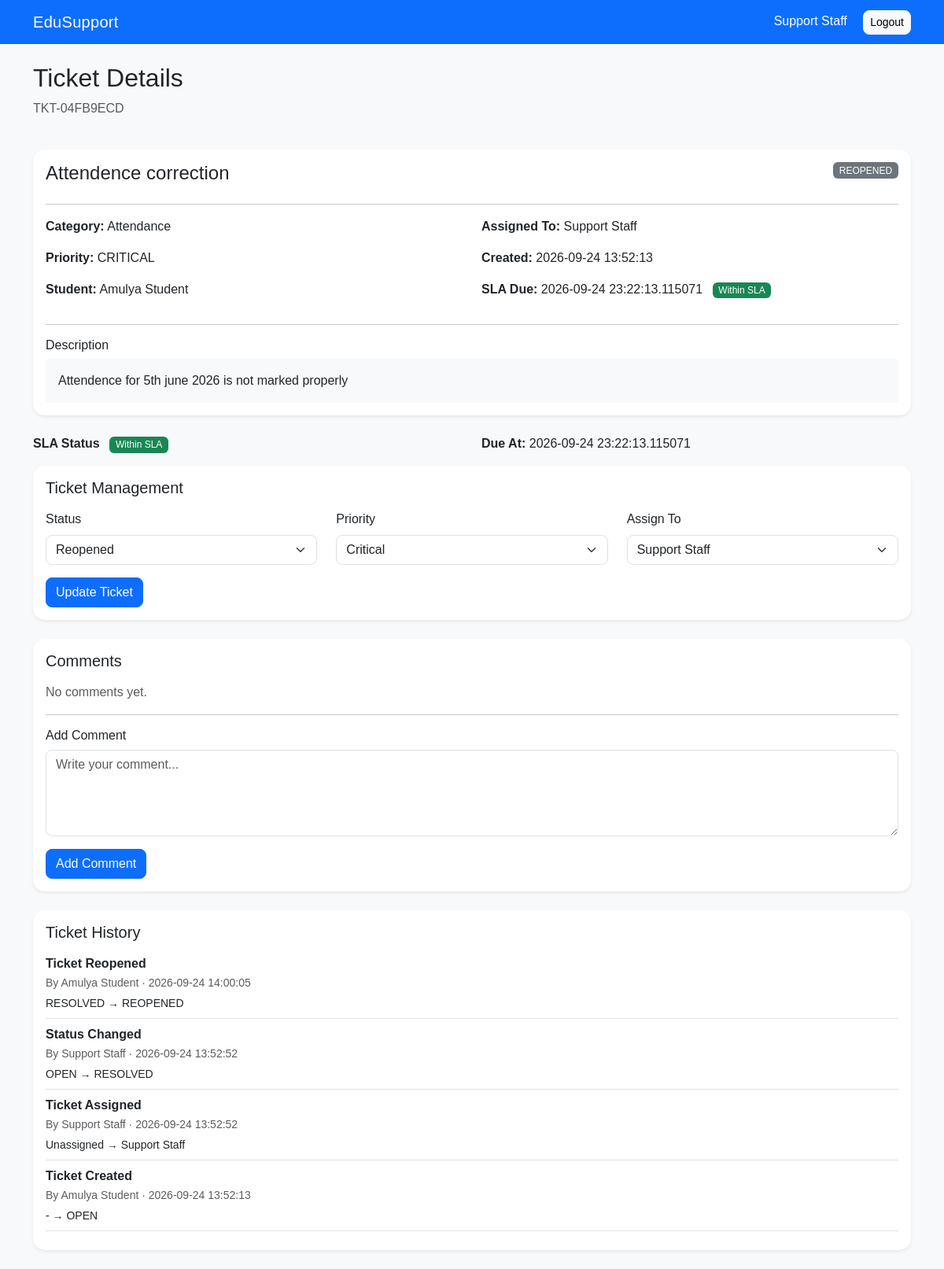
The app's page /ticket/1 (signed in) with its own data.
### tables this page shows
CREATE TABLE tickets (
    id INTEGER PRIMARY KEY AUTOINCREMENT,
    ticket_number TEXT UNIQUE NOT NULL,
    student_id INTEGER NOT NULL,
    category TEXT NOT NULL,
    subject TEXT NOT NULL,
    description TEXT NOT NULL,
    priority TEXT NOT NULL,
    status TEXT DEFAULT 'OPEN',
    assigned_to INTEGER,
    created_at TIMESTAMP DEFAULT CURRENT_TIMESTAMP,
    due_at TIMESTAMP,
    resolved_at TIMESTAMP,
    closed_at TIMESTAMP,
    FOREIGN KEY(student_id) REFERENCES users(id),
    FOREIGN KEY(assigned_to) REFERENCES users(id)
);

CREATE TABLE users (
    id INTEGER PRIMARY KEY AUTOINCREMENT,
    name TEXT NOT NULL,
    email TEXT UNIQUE NOT NULL,
    password TEXT NOT NULL,
    role TEXT NOT NULL,
    department TEXT,
    created_at TIMESTAMP DEFAULT CURRENT_TIMESTAMP
);

CREATE TABLE ticket_history (
    id INTEGER PRIMARY KEY AUTOINCREMENT,
    ticket_id INTEGER,
    user_id INTEGER,
    action TEXT,
    old_value TEXT,
    new_value TEXT,
    created_at TIMESTAMP DEFAULT CURRENT_TIMESTAMP
);

### app.py (the view, shortened to what this page needs)
@app.route("/ticket/<int:ticket_id>", methods=["GET", "POST"])
def ticket_detail(ticket_id):
    if "user_id" not in session:
        return redirect(url_for("login"))
    conn = get_db()
    ticket = conn.execute("""
        SELECT
            t.*,
            u.name AS student_name,
            s.name AS assigned_name
        FROM tickets t
        JOIN users u
            ON t.student_id = u.id
        LEFT JOIN users s
            ON t.assigned_to = s.id
        WHERE t.id = ?
    """, (ticket_id,)).fetchone()
    if not ticket:
        conn.close()
        return "Ticket not found", 404
    if session["role"] == "STUDENT":
        if ticket["student_id"] != session["user_id"]:
            conn.close()
            return "Access denied", 403
    comments = conn.execute("""
        SELECT
            tc.*,
            u.name AS user_name,
            u.role
        FROM ticket_comments tc
        JOIN users u
            ON tc.user_id = u.id
        WHERE tc.ticket_id = ?
        ORDER BY tc.created_at ASC
    """, (ticket_id,)).fetchall()
    history = conn.execute("""
        SELECT
            th.*,
            u.name AS user_name
        FROM ticket_history th
        JOIN users u
            ON th.user_id = u.id
        WHERE th.ticket_id = ?
        ORDER BY th.created_at DESC
    """, (ticket_id,)).fetchall()
    from datetime import datetime
    sla_breached = False
    if ticket["due_at"]:
        due_date = datetime.fromisoformat(ticket["due_at"])
        if (
            due_date < datetime.now()
            and ticket["status"] not in ["RESOLVED", "CLOSED"]
        ):
            sla_breached = True
    staff_users = conn.execute("""
        SELECT
            id,
            name,
            email
        FROM users
        WHERE role = 'STAFF'
        ORDER BY name
    """).fetchall()
    conn.close()
    return render_template(
        "ticket_detail.html",
        ticket=ticket,
        comments=comments,
        history=history,
        sla_breached=sla_breached,
        staff_users=staff_users
    )

### app.py (called while the page is built)
def get_db():
    conn = sqlite3.connect(DATABASE)
    conn.row_factory = sqlite3.Row
    return conn

### templates/ticket_detail.html (shortened to what this page needs)
<!DOCTYPE html>
<html>
<head>
    <link
        href="https://cdn.jsdelivr.net/npm/bootstrap@5.3.3/dist/css/bootstrap.min.css"
        rel="stylesheet">
    <link
        rel="stylesheet"
        href="{{ url_for('static', filename='style.css') }}">
</head>
<body class="bg-light">
<nav class="navbar navbar-dark bg-primary">
    <div class="container">
        <span class="navbar-brand">
            EduSupport
        </span>
        <div>
            <span class="text-white me-3">
                {{ session["name"] }}
            </span>
            <a
                href="{{ url_for('logout') }}"
                class="btn btn-light btn-sm">
                Logout
            </a>
        </div>
    </div>
</nav>
<div class="container mt-4">
    <div class="d-flex justify-content-between align-items-center mb-4">
        <div>
            <h2>Ticket Details</h2>
            <p class="text-muted">
                {{ ticket["ticket_number"] }}
            </p>
        </div>
    </div>
    <div class="card shadow-sm border-0 mb-4">
        <div class="card-body">
            <div class="d-flex justify-content-between">
                <h4>
                    {{ ticket["subject"] }}
                </h4>
                {% if ticket["status"] == "OPEN" %}
                    <span class="badge bg-primary align-self-start">
                        OPEN
                    </span>
                {% elif ticket["status"] == "ASSIGNED" %}
                    <span class="badge bg-info align-self-start">
                        ASSIGNED
                    </span>
                {% elif ticket["status"] == "IN_PROGRESS" %}
                    <span class="badge bg-warning text-dark align-self-start">
                        IN PROGRESS
                    </span>
                {% elif ticket["status"] == "PENDING" %}
                    <span class="badge bg-warning text-dark align-self-start">
                        PENDING
                    </span>
                {% elif ticket["status"] in ["RESOLVED", "CLOSED"] %}
                    <span class="badge bg-success align-self-start">
                        {{ ticket["status"] }}
                    </span>
                {% else %}
                    <span class="badge bg-secondary align-self-start">
                        {{ ticket["status"] }}
                    </span>
                {% endif %}
            </div>
            <hr>
            <div class="row">
                <div class="col-md-6">
                    <p>
                        <strong>Category:</strong>
                        {{ ticket["category"] }}
                    </p>
                    <p>
                        <strong>Priority:</strong>
                        {{ ticket["priority"] }}
                    </p>
                    <p>
                        <strong>Student:</strong>
                        {{ ticket["student_name"] }}
                    </p>
                </div>
                <div class="col-md-6">
                    <p>
                        <strong>Assigned To:</strong>
                        {% if ticket["assigned_name"] %}
                            {{ ticket["assigned_name"] }}
                        {% else %}
                            <span class="text-muted">
                                Not assigned
                            </span>
                        {% endif %}
                    </p>
                    <p>
                        <strong>Created:</strong>
                        {{ ticket["created_at"] }}
                    </p>
                    <p>
                        <strong>SLA Due:</strong>
                        {{ ticket["due_at"] }}
                        {% if sla_breached %}
                            <span class="badge bg-danger ms-2">
                                SLA BREACHED
                            </span>
                        {% else %}
                            <span class="badge bg-success ms-2">
                                Within SLA
                            </span>
                        {% endif %}
                    </p>
                </div>
            </div>
            <hr>
            <h6>Description</h6>
            <div class="bg-light p-3 rounded">
                {{ ticket["description"] }}
            </div>
        </div>
    </div>
<div class="row mb-3">
    <div class="col-md-6">
        <strong>SLA Status</strong>
        {% if sla_breached %}
            <span class="badge bg-danger ms-2">
                SLA BREACHED
            </span>
        {% else %}
            <span class="badge bg-success ms-2">
                Within SLA
            </span>
        {% endif %}
    </div>
    <div class="col-md-6">
        <strong>Due At:</strong>
        {{ ticket["due_at"] }}
    </div>
</div>
{% if session["role"] in ["STAFF", "ADMIN"] %}
<div class="card shadow-sm border-0 mb-4">
    <div class="card-body">
        <h5 class="mb-3">
            Ticket Management
        </h5>
        <form
            method="POST"
            action="{{ url_for('update_ticket', ticket_id=ticket['id']) }}">
            <div class="row">
                <div class="col-md-4 mb-3">
                    <label class="form-label">
                        Status
                    </label>
                    <select
                        name="status"
                        class="form-select">
                        <option
                            value="REOPENED"
                            {% if ticket["status"] == "REOPENED" %}selected{% endif %}>
                            Reopened
                        </option>
                    </select>
                </div>
                <div class="col-md-4 mb-3">
                    <label class="form-label">
                        Priority
                    </label>
                    <select
                        name="priority"
                        class="form-select">
                        <option
                            value="CRITICAL"
                            {% if ticket["priority"] == "CRITICAL" %}selected{% endif %}>
                            Critical
                        </option>
                    </select>
                </div>
                <div class="col-md-4 mb-3">
                    <label class="form-label">
                        Assign To
                    </label>
                    <select
                        name="assigned_to"
                        class="form-select">
                        {% for staff in staff_users %}
                            <option
                                value="{{ staff['id'] }}"
                                {% if ticket["assigned_to"] == staff["id"] %}selected{% endif %}>
                                {{ staff["name"] }}
                            </option>
                        {% endfor %}
                    </select>
                </div>
            </div>
            <button
                type="submit"
                class="btn btn-primary">
                Update Ticket
            </button>
        </form>
    </div>
</div>
{% endif %}
<div class="card shadow-sm border-0 mb-4">
    <div class="card-body">
        <h5 class="mb-3">
            Comments
        </h5>
        {% if comments %}
            {% for comment in comments %}
                <div class="border-bottom pb-3 mb-3">
                    <div>
                        <strong>
                            {{ comment["user_name"] }}
                        </strong>
                        <span class="badge bg-secondary">
                            {{ comment["role"] }}
                        </span>
                        <small class="text-muted ms-2">
                            {{ comment["created_at"] }}
                        </small>
                    </div>
                    <p class="mt-2 mb-0">
                        {{ comment["comment"] }}
                    </p>
                </div>
            {% endfor %}
        {% else %}
            <p class="text-muted">
                No comments yet.
            </p>
        {% endif %}
        <hr>
        <h6>
            Add Comment
        </h6>
        <form method="POST">
            <div class="mb-3">
                <textarea
                    name="comment"
                    class="form-control"
                    rows="4"
                    placeholder="Write your comment..."
                    required></textarea>
            </div>
            <button
                type="submit"
                class="btn btn-primary">
                Add Comment
            </button>
        </form>
    </div>
</div>
    <div class="card shadow-sm border-0 mb-4">
        <div class="card-body">
            <h5 class="mb-3">
                Ticket History
            </h5>
            {% if history %}
                {% for item in history %}
                    <div class="border-bottom pb-2 mb-2">
                        <strong>
                            {{ item["action"] }}
                        </strong>
                        <br>
                        <small class="text-muted">
                            By {{ item["user_name"] }}
                            ·
                            {{ item["created_at"] }}
                        </small>
                        {% if item["old_value"] or item["new_value"] %}
                            <div class="small mt-1">
                                {{ item["old_value"] or "-" }}
                                →
                                {{ item["new_value"] or "-" }}
                            </div>
                        {% endif %}
                    </div>
                {% endfor %}
            {% else %}
                <p class="text-muted">
                    No history available.
                </p>
            {% endif %}
        </div>
    </div>
</div>
</body>
</html>

### static/style.css (style rules this page uses)
body { font-family: Arial, sans-serif; background-color: #f8f9fa; }
.card { border-radius: 15px; }
.navbar-brand { letter-spacing: 0.3px; }
.badge { font-weight: 500; }
.btn { border-radius: 8px; }
.form-control, .form-select { border-radius: 8px; }

### records on screen
tickets: ticket_number "TKT-04FB9ECD", subject "Attendence correction", status "REOPENED", category "Attendance", priority "CRITICAL", created_at "2026-09-24 13:52:13", due_at "2026-09-24 23:22:13.115071", description "Attendence for 5th june 2026 is not marked properly", status "Reopened", priority "Critical", assigned_to "Support Staff"
users: student_name "Amulya Student"
users: assigned_name "Support Staff"
ticket_history: action "Ticket Reopened", user_name "Amulya Student", created_at "2026-09-24 14:00:05", old_value "RESOLVED", new_value "REOPENED"
ticket_history: action "Status Changed", user_name "Support Staff", created_at "2026-09-24 13:52:52", old_value "OPEN", new_value "RESOLVED"
ticket_history: action "Ticket Assigned", user_name "Support Staff", created_at "2026-09-24 13:52:52", old_value "Unassigned", new_value "Support Staff"
ticket_history: action "Ticket Created", user_name "Amulya Student", created_at "2026-09-24 13:52:13", item "-", new_value "OPEN"

### other values on screen
{{ session["name"] }} "Support Staff"
